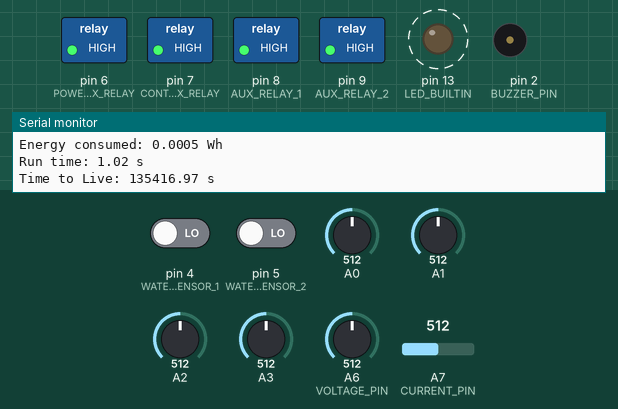
Bench run of a sketch on a simulated Arduino Nano, built with avr-gcc and run on an emulated ATmega328P. On the bench: switched loads named in the sketch (green lamp = pin HIGH), output pins drawn as LEDs (lit = HIGH), buzzer (waves = sounding, pin HIGH), the last lines printed to the serial monitor. Dashed ring = blinking. Inputs (shaded band) come from the test bench; at power-on: pin 4 (WATER_SENSOR_1) LOW, pin 5 (WATER_SENSOR_2) LOW, A1 = 512, A0 = 512, A2 = 512, A3 = 512, A6 (VOLTAGE_PIN) = 512, A7 (CURRENT_PIN) = 512.

Above: at 1.2 s.
1.3 s: pin 4 (WATER_SENSOR_1) driven HIGH
5.1 s: pin 5 (WATER_SENSOR_2) driven HIGH
At 6.6 s:
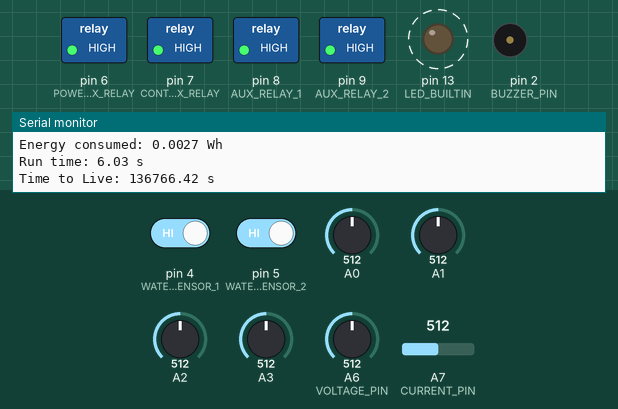
8.6 s: A1 set to 716
At 10.8 s:
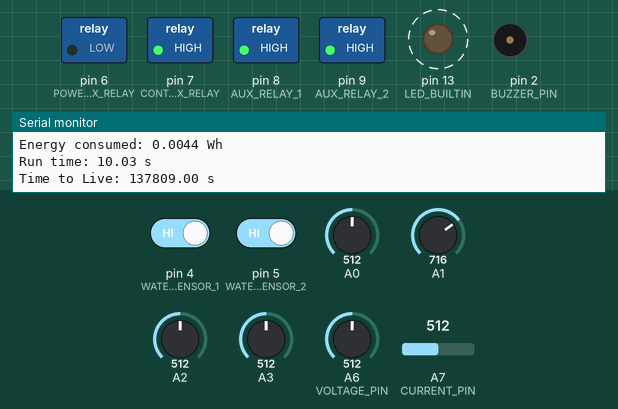
12.8 s: pin 4 (WATER_SENSOR_1) driven LOW
At 13.9 s:
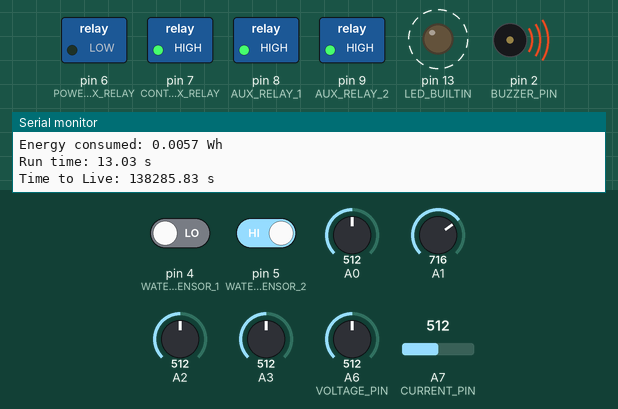
16.3 s: A1 set to 30
At 19.5 s:
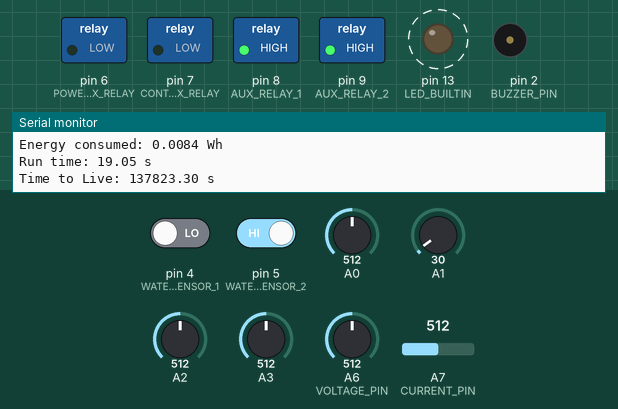
Timing chart, 0 to 20.8 s (numbered marks = the images above; inputs shaded):
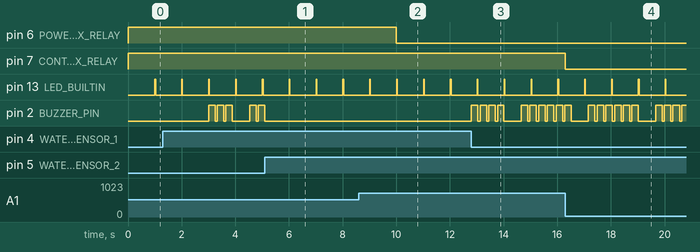

Measured:
- after the input at 5.1 s, pin 2 (BUZZER_PIN): stops changing and stays LOW
- after the input at 8.6 s, pin 7 (CONTROL_BOX_RELAY): stays HIGH (without the input it goes to LOW after 1.4 s)
- after the input at 12.8 s, pin 2 (BUZZER_PIN): goes 3 × (HIGH 0.24 s, LOW 0.08 s), HIGH 0.24 s, LOW 0.64 s, 5 × (HIGH 0.24 s, LOW 0.08 s), then HIGH, starting at once
- after the input at 16.3 s, pin 7 (CONTROL_BOX_RELAY): HIGH → LOW at once
- by itself, pin 13 (LED_BUILTIN): alternates HIGH for 0.02 s and LOW for 0.98 s

The sketch:

Monitor.ino
```cpp
#include "Temp.h"
#include "Energy.h"
#include "HeartBeat.h"
#include "Fan.h"
#include "Morse.h"
#include <Wire.h>

#define N_TEMP_SENSORS      4
#define N_WATER_SENSORS     2
#define N_FANS              2  // Number of fans for
// Analog Pins
#define VOLTAGE_PIN         A6
#define CURRENT_PIN         A7
// Digital Pins
#define BUZZER_PIN          2  // Output
#define WATER_SENSOR_1      4  // Input
#define WATER_SENSOR_2      5  // Input
#define POWER_BOX_RELAY     6  // Output
#define CONTROL_BOX_RELAY   7  // Output
#define AUX_RELAY_1         8  // Not used
#define AUX_RELAY_2         9  // Not used
// Temperture
// Constants (Sensors are all the same in this case)
#define RSER                47e3  // ohm
#define R25                 68e3  // ohm
#define BETA                4.6e3 // ohm
// Set point
const uint8_t ON_TEMP[4]={25, 30, 50, 50}; // Turn fans on at this temperature
#define HYSTERESIS          3  // Turn off when temperature reaches ON_TEMP-HYSTERESIS
// Voltage resistor divider
#define RV_HI               17.65e3 // ohm
#define RV_LO               9.85e3 // ohm
// Currente ratio
#define CURR_RATIO          66 // mV/A
#define RC_HI               6.7e3 // ohm
#define RC_LO               9.89e3 // ohm
// I2C
// Pins
#define INO_ADDR            0x8
// Commands
#define GET_CURRENT         1
#define GET_VOLTAGE         2
#define GET_ENERGY          3
#define GET_RUNTIME         4
#define GET_TIME_TO_LIVE    5
#define GET_TEMP            6
#define GET_WATER           7
#define SPECIAL_CMD         8
// Special Commands
#define SILENCE_ALLARM      0
#define TEST_TEMP           1
#define TEST_WATER          2
#define TEST_VOLTAGE        3
#define TEST_PERIPHERALS    4
// Data
#define FLOAT_LEN           8
#define FLOAT_DEC           4
#define LONG_LEN            11
// Period for heart beat
#define BEAT_TIME           1e3 // in ms
// Period for Buzzer
#define BUZZER_TIMER        3e3   // in ms
// For testing purposes
#define TEST_FUNTIONS
#define PRINT_TEST_PERIOD   1e3 // in ms
// Battery alarm
#define BATT_ALLARM         9.0 // Volt
#define BATT_ALLARM_OFF     9.5  // Volt
#define LOW_BAT_WARNING     ".."
// High Temp Alarm
const uint8_t HIGH_TEMP[4]={30, 45, 60, 60}; // Turn fans on at this temperature
#define HIGH_TEMP_WARNING   "..--"   // in ms
// Water Allarm
#define WATER_DETECT        "---/---"   // in ms
// Constants
#define NULL_CMD            0
#define I2C_TIMEOUT         3e3 // in ms
#define SILENCE_TIME        6e5 // in ms
#define RUN_TIME_TEST_PERI  5e3 // in ms

const String tempSensorNames[4]={
  "Bats",
  "Rasp",
  "ESCE",
  "ESCB"
};

const String waterSensorNames[2]={
  "Cntrl",
  "Power"
};

Fan fans[N_FANS];
Temp sensors[N_TEMP_SENSORS];
Energy energy;
HeartBeat heart(LED_BUILTIN);
Morse morse(BUZZER_PIN);
uint8_t cmd;
uint8_t sensorIndex;
char buff[FLOAT_LEN];
unsigned long curr;
long runTimeSec;
float temps[MAX_SENSORS];
float voltage;
float current;
float timeToLiveBuff;
String debugMsg="Initial";
bool silenceAlarm=false;
bool testPeriferals=false;
// Aux functions /////////
// Setup functions
void setSensors();
void setRelays();
// Utility Functions
void stateMachine();
void senFloat(float value);
float readCurrent();
float readVoltage();
float timeToLive();
void receiveHandler(int notUsed);
void requestHandler();
float readWater(uint8_t sensor);

#ifdef TEST_FUNTIONS
// Test functions fro standalone use
void testFunctions()
{
  static unsigned long timer=millis();
  // State machine to print values periodicly
  if(millis()-timer>PRINT_TEST_PERIOD)
  {
    timer=millis();
    Serial.println("Test Functions Subroutine");
    // All temps test
    Serial.print("Temp Readings: ");
    uint8_t sensor;
    for(sensor=0; sensor<N_TEMP_SENSORS; sensor++)
      Serial.print(tempSensorNames[sensor]+":"+String(sensors[sensor].calcTemp(), 4)+" | ");
      // All water test
    Serial.print("\nIndividual Water Readings: ");
    for(sensor=0; sensor<N_WATER_SENSORS; sensor++)
      Serial.print(waterSensorNames[sensor]+":"+String(readWater(sensor)==1?"Wet":"Dry")+" | ");
    Serial.println("Or'ed Water Readings:"+String(readWater(N_WATER_SENSORS)==1?"Wet":"Dry"));
    // Voltage test
    Serial.println("Voltage: "+String(readVoltage(), 4)+" V");
    // Current test
    Serial.println("Current: "+String(readCurrent(), 4)+" A");
    // Power consuption
    Serial.println("Power: "+String(readVoltage()*readCurrent(), 4)+" W");
    // Get Energy
    Serial.println("Energy consumed: "+String(energy.energySpent(), 4)+" Wh");
    // Get Runtime
    Serial.println("Run time: "+String(millis()/1e3)+" s");
    // Get Time to Live
    Serial.println("Time to Live: "+String(timeToLive())+" s\n");
  }
}
#endif

bool overTemp()
{
  uint8_t index=0;
  for(index=0; index < N_TEMP_SENSORS; index++)
    if(sensors[index].calcTemp() > HIGH_TEMP[index])
      return true;
  return false;
}
/**
 * @brief Setup function
 *
 */
void setup()
{
  #ifdef TEST_FUNTIONS
    Serial.begin(115200);
  #endif
  // Initialize all sensors
  setSensors();
  // setup coms i2C
  Wire.begin(INO_ADDR);
  Wire.onReceive(receiveHandler);
  Wire.onRequest(requestHandler);
  // Setup energy object
  energy.begin(readVoltage, readCurrent);
  // Set up relays
  pinMode(POWER_BOX_RELAY, OUTPUT);
  pinMode(CONTROL_BOX_RELAY, OUTPUT);
  pinMode(AUX_RELAY_1, OUTPUT); // Not used
  pinMode(AUX_RELAY_2, OUTPUT); // Not used
  // Initialize all fans
  setRelays();
  // Buzzer
  pinMode(BUZZER_PIN, OUTPUT);
  // Init commands
  cmd=NULL_CMD;
  sensorIndex=NULL_CMD;
}
/**
 * @brief Loop function
 *
 */
void loop()
{
  stateMachine();
  energy.controller();
  heart.controller();
  fans[0].controller();
  fans[1].controller();
  morse.controller();
  #ifdef TEST_FUNTIONS
    testFunctions();
  #endif
  if(debugMsg!="")
  {
    Serial.println(debugMsg);
    debugMsg="";
  }
}
/**
 * @brief
 *
 */
void stateMachine()
{
  static uint8_t counter;
  static uint8_t battState=0;
  static uint8_t tempState=0;
  static uint8_t waterState=0;
  static uint8_t i2cState=0;
  static uint8_t peripheralsState=0;
  static unsigned long timer1=millis();
  static unsigned long battTimer=millis();
  static unsigned long tempTimer=millis();
  static unsigned long waterTimer=millis();
  static unsigned long timeout=millis();
  static unsigned long peripheralsTimer=millis();
  //
  curr=millis();
  // State computation
  if(curr-timer1>BEAT_TIME)
  {
    timer1=curr;
    heart.beat(BEAT_TIME/100);
    // Update Temperatures (stack array requiered)
    for(uint8_t index=0; index<N_TEMP_SENSORS; index++)
      temps[index]=sensors[index].calcTemp();
    // Update Voltage and Current
    voltage=readVoltage();
    current=readCurrent();
    // Update time to live
    timeToLiveBuff=timeToLive();
  }
  // Batery monitor
  if(battState==0)
  {
    if(silenceAlarm)
    {
      battTimer=curr;
      silenceAlarm=false;
      battState=3;
    }
    else if(curr-battTimer > BUZZER_TIMER)
      battState=1;
  }
  else if(battState==1)
  {
    if(silenceAlarm)
    {
      battTimer=curr;
      silenceAlarm=false;
      battState=3;
    }
    else if(readVoltage() < BATT_ALLARM)
    {
      morse.setMsg(LOW_BAT_WARNING);
      battTimer=curr;
      battState=2;
    }
  }
  else if(battState==2)
  {
    if(silenceAlarm)
    {
      battTimer=curr;
      silenceAlarm=false;
      battState=3;
    }
    else if(curr-battTimer > BUZZER_TIMER)
      battState=1;
    else if(readVoltage() > BATT_ALLARM_OFF)
      battState=0;
  }
  else if(battState==3)
  {
    if(curr-battTimer>SILENCE_TIME)
    {
      battTimer=curr;
      battState=0;
    }
  }
  // Temp Allarm
  if(tempState==0)
  {
    if(silenceAlarm)
    {
      tempTimer=curr;
      silenceAlarm=false;
      tempState=2;
    }
    else if(curr-tempTimer > BUZZER_TIMER)
      tempState=1;
  }
  else if(tempState==1)
  {
    if(silenceAlarm)
    {
      tempTimer=curr;
      silenceAlarm=false;
      tempState=2;
    }
    else if(overTemp())
    {
      morse.setMsg(HIGH_TEMP_WARNING);
      tempState=0;
    }
  }
  else if(tempState==2)
  {
    if(curr-tempTimer>SILENCE_TIME)
    {
      tempTimer=curr;
      tempState=0;
    }
  }
  // Water Allarm
  if(waterState==0)
  {
    if(silenceAlarm)
    {
      waterTimer=curr;
      silenceAlarm=false;
      waterState=2;
    }
    else if(curr-waterTimer > BUZZER_TIMER)
      waterState=1;
  }
  else if(waterState==1)
  {
    if(silenceAlarm)
    {
      waterTimer=curr;
      silenceAlarm=false;
      waterState=2;
    }
    else if(readWater(N_WATER_SENSORS))
    {
      morse.setMsg(WATER_DETECT);
      waterState=0;
    }
  }
  else if(waterState==2)
  {
    if(curr-waterTimer>SILENCE_TIME)
    {
      waterTimer=curr;
      waterState=0;
    }
  }
  // I2C timeout
  if(i2cState==0)
  {
    if(cmd!=NULL_CMD)
    {
      timeout=curr;
      i2cState=1;
    }
  }
  else if(i2cState==1)
  {
    if(curr-timeout>I2C_TIMEOUT)
    {
      Serial.println("Timeout on I2C reverting cmd to NULL_CMD");
      cmd=NULL_CMD;
      sensorIndex=NULL_CMD;
      timeout=curr;
      i2cState=0;
    }
    else if(cmd==NULL_CMD)
      i2cState=0;
  }
  // Test Peripherals
  if(peripheralsState==0)
  {
    if(testPeriferals)
    {
      morse.setMsg("... - .- .-. -");
      peripheralsTimer=curr;
      peripheralsState=1;
    }
  }
  // Power Box Relay
  else if(peripheralsState==1)
  {
    if(curr-peripheralsTimer>RUN_TIME_TEST_PERI)
    {
      // Stop controllers
      for(counter=0; counter<N_FANS; counter++)
        fans[counter].runController(false);
      morse.runController(false);
      //
      digitalWrite(CONTROL_BOX_RELAY, true);
      digitalWrite(AUX_RELAY_1, true);
      digitalWrite(AUX_RELAY_2, true);
      //
      digitalWrite(POWER_BOX_RELAY, false);
      peripheralsTimer=curr;
      peripheralsState=2;
    }
  }
  // Control Box
  else if(peripheralsState==2)
  {
    if(curr-peripheralsTimer>RUN_TIME_TEST_PERI)
    {
      digitalWrite(POWER_BOX_RELAY, true);
      digitalWrite(CONTROL_BOX_RELAY, false);
      peripheralsTimer=curr;
      peripheralsState=3;
    }
  }
  // Aux Relay 1
  else if(peripheralsState==3)
  {
    if(curr-peripheralsTimer>RUN_TIME_TEST_PERI)
    {
      digitalWrite(CONTROL_BOX_RELAY, true);
      digitalWrite(AUX_RELAY_1, false);
      peripheralsTimer=curr;
      peripheralsState=4;
    }
  }
  // Aux Relay 2
  else if(peripheralsState==4)
  {
    if(curr-peripheralsTimer>RUN_TIME_TEST_PERI)
    {
      digitalWrite(AUX_RELAY_1, true);
      digitalWrite(AUX_RELAY_2, false);
      peripheralsTimer=curr;
      peripheralsState=5;
    }
  }
  // Finish Tests
  else if(peripheralsState==5)
  {
    if(curr-peripheralsTimer>RUN_TIME_TEST_PERI)
    {
      // Run Controllers
      for(counter=0; counter<N_FANS; counter++)
        fans[counter].runController(true);
      morse.runController(true);
      //
      // Controller enebled for fan 1
      // Controller enabled for fan 2
      digitalWrite(AUX_RELAY_1, true);
      digitalWrite(AUX_RELAY_2, true);
      testPeriferals=false;
      morse.setMsg("-");
      peripheralsTimer=curr;
      peripheralsState=0;
    }
  }
}
/**
 * @brief Set the Sensors object
 *
 */
void setSensors()
{
  // Temperature Sensors
  uint8_t index;
  for(index=0; index<N_TEMP_SENSORS; index++)
  {
    sensors[index].setRser(RSER);
    sensors[index].setBeta(BETA);
    sensors[index].setR25(R25);
    sensors[index].setPin(index);
  }
  // Water Sensors
  pinMode(WATER_SENSOR_1, INPUT);
  pinMode(WATER_SENSOR_2, INPUT);
}
/**
 * @brief Send a float through i2c
 *
 * @param value The value to send
 */
void sendFloat(float value)
{
  dtostrf(value, FLOAT_LEN, FLOAT_DEC, buff);
  Wire.write(buff);
}
/**
 * @brief Send a long int through i2c
 *
 * @param value The value to send
 */
void sendLong(long value)
{
  String(value).toCharArray(buff, LONG_LEN);
  Wire.write(buff);
}
/**
 * @brief Read current consumed
 *
 * @return float The calculated current value in Ampere
 */
float readCurrent()
{
  // Read pin voltage
  float volt = (float)map(analogRead(CURRENT_PIN), 0, 1023, 0, VCC*1e5);
  // Sensed voltage
  volt = volt/1e5 - VCC/2.0 + 0.013; // Includes vontage conmpensation
  return 1e3*volt/CURR_RATIO;
}
/**
 * @brief Read voltage
 *
 * @return float Voltage computed
 */
float readVoltage()
{
  // Read pin voltage
  float volt = (float)map(analogRead(VOLTAGE_PIN), 0, 1023, 0, VCC*1e5);
  volt = volt/1.0e5;
  // Sense voltage
  return volt*(RV_LO+RV_HI)/RV_LO;
}
/**
 * @brief Compute Time To Live based on the energy spent, the total capacity
 * and the runtime
 *
 * @return float Estimated time to no energy in seconds
 */
float timeToLive()
{
  float spentPerc = energy.energySpent()/TOTAL_CAPACITY;
  runTimeSec = curr/1e3;
  return (float)runTimeSec*(1-spentPerc)/spentPerc;
}
/**
 * @brief Receive information
 *
 * @param notUsed Unused parameter (keeps compiler happy)
 */
void receiveHandler(int notUsed)
{
  if(cmd==NULL_CMD)
  {
    cmd=Wire.read();
    //debugMsg="Received cmd "+String(cmd);
  }
  else if(sensorIndex==NULL_CMD)
  {
    sensorIndex=Wire.read();
    // Command request
    if(cmd==SPECIAL_CMD)
    {
      if(sensorIndex==SILENCE_ALLARM)
        silenceAlarm=true;
      else if(sensorIndex==TEST_WATER)
        morse.setMsg(WATER_DETECT);
      else if(sensorIndex==TEST_VOLTAGE)
        morse.setMsg(LOW_BAT_WARNING);
      else if(sensorIndex==TEST_TEMP)
        morse.setMsg(HIGH_TEMP_WARNING);
      else if(sensorIndex==TEST_PERIPHERALS)
        testPeriferals=true;
      cmd=NULL_CMD;
      sensorIndex=NULL_CMD;
    }
    //debugMsg="Received index "+String(sensorIndex);
  }
  else
  {
    //debugMsg="Discard "+String(Wire.read());
    while(Wire.available())
    Wire.read();
  }
}
/**
 * @brief Handler for i2c requests
 *
 */
void requestHandler()
{
  if(cmd==GET_VOLTAGE)
    sendFloat(voltage);
  else if(cmd==GET_CURRENT)
    sendFloat(current);
  else if(cmd==GET_ENERGY)
    sendFloat(energy.energySpent());
  else if(cmd==GET_RUNTIME)
    sendFloat(curr/60.0e3);
  else if(cmd==GET_TIME_TO_LIVE)
    sendFloat(timeToLiveBuff/60.0);
  else if(cmd==GET_TEMP)
    sendFloat(temps[sensorIndex]);
  else if(cmd==GET_WATER)
    sendFloat(readWater(sensorIndex));
  else
    sendFloat(-100);
  //debugMsg="Responding for cmd "+String(cmd)+" index "+String(sensorIndex);
  // Clear cmd
  cmd=NULL_CMD;
  sensorIndex=NULL_CMD;
}
/**
 * @brief Wrap non static element in a static function for Fan class
 *
 * @param sensor The sensor index to compute the temperature
 * @return float The computed temerature
 */
float staticWrapper(uint8_t sensor)
{
  return sensors[sensor].calcTemp();
}
/**
 * @brief Setup fans
 *
 */
void setRelays()
{
  // Power box fan in  position 0
  fans[0].setPin(POWER_BOX_RELAY);
  fans[0].setLogic(false);
  // Control box fan in postion 1
  fans[1].setPin(CONTROL_BOX_RELAY);
  fans[1].setLogic(false);
  // Power Box Fan
  fans[0].setOnTemp(ON_TEMP[0]);
  fans[0].setOffTemp(ON_TEMP[0]-HYSTERESIS);
  fans[0].setSensorIndex(0);
  fans[0].setOnTemp(ON_TEMP[2]);
  fans[0].setOffTemp(ON_TEMP[0]-HYSTERESIS);
  fans[0].setSensorIndex(2);
  fans[0].setOnTemp(ON_TEMP[3]);
  fans[0].setOffTemp(ON_TEMP[0]-HYSTERESIS);
  fans[0].setSensorIndex(3);
  fans[0].setCalcTempFunc(staticWrapper);
  // Control Box Temp
  fans[1].setOnTemp(ON_TEMP[1]);
  fans[1].setOffTemp(ON_TEMP[1]-HYSTERESIS);
  // Uses sensor 0 and 1 for the fans
  fans[1].setSensorIndex(1);
  fans[1].setCalcTempFunc(staticWrapper);

  digitalWrite(AUX_RELAY_1, true); // Not used
  digitalWrite(AUX_RELAY_2, true); // Not used
}
/**
 * @brief Read Water sensor
 * if index is equal to N_TEMP_SENSORS all sensors are read and a OR operation is perforemed
 * aka if only one sensor is active returns 1
 *
 * @param sensor The index of the sensor
 * @return float 1 if water is detected 0 otherwise
 */
float readWater(uint8_t sensor)
{
  if(sensor>=N_WATER_SENSORS)
    return (digitalRead(WATER_SENSOR_1) && digitalRead(WATER_SENSOR_2))?0:1;
  // Return sensor reading
  if(sensor==0)
    return digitalRead(WATER_SENSOR_1)?0:1;
  if(sensor==1)
    return digitalRead(WATER_SENSOR_2)?0:1;
}
```

Energy.cpp
```cpp
#include "Energy.h"

/**
 * @brief
 *
 */
Energy::Energy(/* args */)
{
    energyConsumed=0;
    estimatedStartEnergy=0;
}
/**
 * @brief Destroy the Power:: Power object
 *
 */
Energy::~Energy()
{
}
/**
 * @brief Initialize power consuption based on initial voltage
 *
 * @param initalVoltage Voltage read at start of program
 */
void Energy::begin(float (*voltageFunc)(), float (*currentFunc)())
{
    voltFunc=voltageFunc;
    currFunc=currentFunc;
}
/**
 * @brief This function controls the object addindex
 * must be called every cycle with no interuptions
 *
 */
void Energy::controller()
{
    static uint8_t state=0;
    static unsigned long timer=millis();
    static float delta;

    delta = (float)(millis()-timer);

    if(delta>INTEGRATION_DELTA)
    {
        energyConsumed+=currFunc()*voltFunc()*delta/3.6e6;
        timer=millis();
    }
}
/**
 * @brief Returns the estimated energy remaining at the star of the program
 *
 * @return float The enrgy estimated
 */
float Energy::estimatedStart()
{
    return estimatedStartEnergy;
}
/**
 * @brief Get energy consumed
 *
 * @return float The energy consumed
 */
float Energy::energySpent()
{
    return energyConsumed;
}
```

Energy.h
```cpp
#include <Arduino.h>

#ifndef POWER_H
#define POWER_H

#define INTEGRATION_DELTA   10      // in ms
#define TOTAL_CAPACITY      61.05   // Wh

class Energy
{
    private:
        float energyConsumed;
        float estimatedStartEnergy;
        // Voltage and Current function pointers
        float (*currFunc)();
        float (*voltFunc)();
    public:
        Energy(/* args */);
        ~Energy();
        //
        void begin(float (*voltageFunc)(), float (*currentFunc)());
        //
        void controller();
        //
        float estimatedStart();
        float energySpent();
};

#endif
```

HeartBeat.h
```cpp
#include <Arduino.h>

#ifndef Heart_H
#define Heart_H

class HeartBeat
{
    private:
        uint8_t pin;
        unsigned long runTime;
        uint8_t state;
        unsigned long timer;
    public:
        HeartBeat(uint8_t pin);
        ~HeartBeat();
        //
        void controller();
        void beat(unsigned long time);
};
#endif
```

Source omitted: Fan.cpp (2487 bytes), Fan.h (924 bytes), HeratBeat.cpp (1046 bytes), Morse.cpp (2244 bytes), Morse.h (539 bytes), Temp.cpp (1189 bytes), Temp.h (424 bytes)
